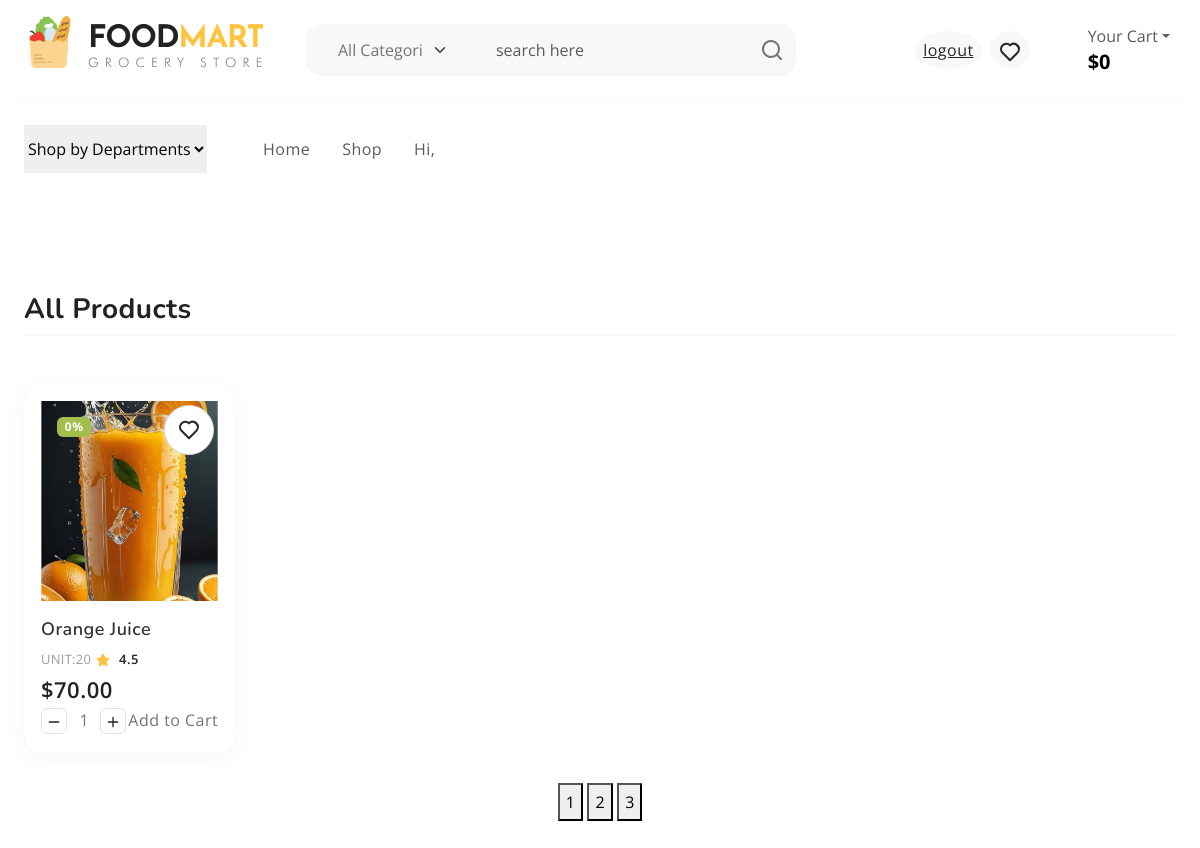
/allproducts/?page=3 (signed in), run on the app's committed database.
### shop/models.py (models this page shows, shortened)
class Product(models.Model):
    name = models.CharField(max_length=255)
    image = models.ImageField(upload_to='products/',default='products/default.jpg')
    CATEGORY = models.ForeignKey(Category, on_delete=models.CASCADE, related_name="products")
    BRAND = models.ForeignKey(Brand, on_delete=models.CASCADE, related_name="products")
    price = models.DecimalField(max_digits=10, decimal_places=2)
    offer_rate = models.PositiveIntegerField(default=0)
    stock = models.PositiveIntegerField(default=0)
    description = models.TextField(blank=True, null=True)
    created_time = models.DateTimeField(auto_now_add=True)

### shop/views.py (the view)
# urls.py: path('allproducts/', views.allproducts, name='allproducts'),
def allproducts(request):
    cart_context = cart(request)
    cart_item = cart_context['cart_item']
    cart_total = cart_context['cart_total']
    products = Product.objects.all().order_by('-created_time')
    category = Category.objects.all()
    cat = request.GET.get("category")
    if cat:
        products = products.filter(CATEGORY_id=cat)
    qry = request.GET.get("q")
    if qry:
        products = Product.objects.filter(Q(name__icontains=qry)|Q(description__icontains=qry)).order_by('-created_time')
    paginator = Paginator(products,5)
    page = request.GET.get("page")
    page_obj = paginator.get_page(page)
    return render(request,'allproducts.html', {'page_obj': page_obj, 'category': category,"cart_item":cart_item,'cart_total':cart_total})

### shop/views.py (called while the page is built)
def cart_id(request):
    cart = request.session.session_key
    if not cart:
        cart = request.session.create()
        cart = request.session.session_key
    return cart

def cart(request):
    cart = cart_id(request)
    cart_item = CartItem.objects.filter(CART__cart_id = cart)
    tamount =0
    for i in cart_item:
        tamount += i.PRODUCT.price*i.quantity
    cart_context= {
        "cart_item":cart_item,
        "cart_total":tamount
    }
    return cart_context

### templates/allproducts.html (shortened to what this page needs)
{% extends 'base.html' %}
{% block content %}
{% load static %}
<section class="py-5">
      <div class="container-fluid">
        <div class="row">
          <div class="col-md-12">
            <div class="bootstrap-tabs product-tabs">
              <div class="tabs-header d-flex justify-content-between border-bottom my-5">
                <h3>All Products</h3>
              </div>
              <div class="tab-content" id="nav-tabContent">
                <div class="tab-pane fade show active" id="nav-all" role="tabpanel" aria-labelledby="nav-all-tab">
                  <div class="product-grid row row-cols-1 row-cols-sm-2 row-cols-md-3 row-cols-lg-4 row-cols-xl-5">
                  {% for product in page_obj %}
                    <div class="col">
                      <div class="product-item">
                        <span class="badge bg-success position-absolute m-3">{{ product.offer_rate }}%</span>
                        <a href="#" class="btn-wishlist"><svg width="24" height="24"><use xlink:href="#heart"></use></svg></a>
                        <figure style="height: 200px;width: 100%;">
                          <a href="{% url 'product_details' product.id %}" title="Product Title">
                            <img src="{{ product.image.url }}"  style="object-fit: cover;height: 200px;width: 100%;" alt="">
                          </a>
                        </figure>
                        <h3>{{ product.name }}</h3>
                        <span class="qty">UNIT:{{ product.stock }}</span><span class="rating"><svg width="24" height="24" class="text-primary"><use xlink:href="#star-solid"></use></svg> 4.5</span>
                        <span class="price">${{ product.price }}</span>
                        <div class="d-flex align-items-center justify-content-between">
                          <div class="input-group product-qty">
                              <span class="input-group-btn">
                                  <button type="button" class="quantity-left-minus btn btn-danger btn-number" data-type="minus">
                                    <svg width="16" height="16"><use xlink:href="#minus"></use></svg>
                                  </button>
                              </span>
                              <input type="text" id="quantity" name="quantity" class="form-control input-number" value="1">
                              <span class="input-group-btn">
                                  <button type="button" class="quantity-right-plus btn btn-success btn-number" data-type="plus">
                                      <svg width="16" height="16"><use xlink:href="#plus"></use></svg>
                                  </button>
                              </span>
                          </div>
                          <a href="#" class="nav-link">Add to Cart <iconify-icon icon="uil:shopping-cart"></a>
                        </div>
                      </div>
                    </div>
                    {% endfor %}
                  </div>
                    <div style="text-align: center;">
                      {% for i in page_obj.paginator.page_range %}
                      <a href="?page={{ i }}"><button>{{ i }}</button></a>
                      {% endfor %}
                    </div>
              </div>
            </div>
          </div>
        </div>
      </div>
    </section>
{% endblock %}

### static/style.css (style rules this page uses)
:root { --header-height : 160px; --header-height-min : 80px; }
:root { --accent-color : #FFC43F; --dark-color : #222222; --light-dark-color : #727272; --light-color : #fff; --grey-color : #dbdbdb; --light-grey-color : #fafafa; --primary-color : #6995B1; --light-primary-color : #eef1f3; }
:root { --body-font : "Open Sans", sans-serif; --heading-font : "Nunito", sans-serif; }
body { --bs-link-color: #333; --bs-link-hover-color:#333; --bs-link-color-rgb: 40,40,40; --bs-link-hover-color-rgb: 0,0,0; --bs-light-rgb: 248, 248, 248; --bs-font-sans-serif: "Open Sans", sans-serif; --bs-body-font-family: var(--bs-font-sans-serif); --bs-body-font-size: 1rem; --bs-body-font-weight: 400; --bs-body-line-height: 2; --bs-body-color: #747474; --bs-primary: #FFC43F; --bs-primary-rgb: 255, 196, 63; --bs-success: #a3be4c; --bs-success-rgb: 163, 190, 76; --bs-primary-bg-subtle: #FFF9EB; --bs-success-bg-subtle: #eef5e5; --bs-border-color: #F7F7F7; --bs-secondary-rgb: 230, 243, 251; --bs-danger-rgb: 249, 235, 231; --bs-warning-rgb: 255, 249, 235; --bs-info-rgb: 230, 243, 250; }
.btn-success { --bs-btn-color: #222; --bs-btn-bg: #EEF5E4; --bs-btn-border-color: #EEF5E4; --bs-btn-hover-color: #222; --bs-btn-hover-bg: #9de3c2; --bs-btn-hover-border-color: #9de3c2; --bs-btn-focus-shadow-rgb: 60,153,110; --bs-btn-active-color: #222; --bs-btn-active-bg: #9de3c2; --bs-btn-active-border-color: #9de3c2; --bs-btn-active-shadow: inset 0 3px 5px rgba(0, 0, 0, 0.125); --bs-btn-disabled-color: #222; --bs-btn-disabled-bg: #EEF5E4; --bs-btn-disabled-border-color: #EEF5E4; }
.btn-danger { --bs-btn-color: #222; --bs-btn-bg: #FFEADA; --bs-btn-border-color: #FFEADA; --bs-btn-hover-color: #222; --bs-btn-hover-bg: #ecc9af; --bs-btn-hover-border-color: #ecc9af; --bs-btn-focus-shadow-rgb: 60,153,110; --bs-btn-active-color: #222; --bs-btn-active-bg: #ecc9af; --bs-btn-active-border-color: #ecc9af; --bs-btn-active-shadow: inset 0 3px 5px rgba(0, 0, 0, 0.125); --bs-btn-disabled-color: #222; --bs-btn-disabled-bg: #FFEADA; --bs-btn-disabled-border-color: #FFEADA; }
body { letter-spacing: 0.03em; }
h1,h2,h3,h4,h5,h6 { font-family: var(--heading-font); color: var(--dark-color); font-weight: 700; }
.container, .container-fluid, .container-lg, .container-md, .container-sm, .container-xl, .container-xxl { --bs-gutter-x: 3rem; }
.container-fluid { max-width: 1600px; }
.product-item { position: relative; padding: 16px; background: #FFFFFF; border: 1px solid #FBFBFB; box-shadow: 0px 5px 22px rgba(0, 0, 0, 0.04); border-radius: 16px; margin-bottom: 30px; transition: box-shadow 0.3s ease-out; }
.product-item h3 { display: block; width: 100%; font-weight: 600; font-size: 18px; line-height: 25px; text-transform: capitalize; color: #333333; margin: 0; }
.product-item figure { background: #F9F9F9; border-radius: 12px; text-align: center; }
.product-item figure img { max-height: 210px; height: auto; }
.product-item .btn-wishlist { position: absolute; top: 20px; right: 20px; width: 50px; height: 50px; border-radius: 50px; display: flex; align-items: center; justify-content: center; background: #fff; border: 1px solid #d8d8d8; transition: all 0.3s ease-out; }
.product-item .qty { font-weight: 400; font-size: 13px; line-height: 18px; letter-spacing: 0.02em; text-transform: uppercase; color: #9D9D9D; }
.product-item .rating { font-weight: 600; font-size: 13px; line-height: 18px; text-transform: capitalize; color: #222222; }
.product-item .price { display: block; width: 100%; font-weight: 600; font-size: 22px; line-height: 30px; text-transform: capitalize; color: #222222; }
.product-item .product-qty { width: 85px; }
.product-item #quantity { height: auto; width: 28px; text-align: center; border: none; margin: 0; padding: 0; }
.product-item .btn-number { width: 26px; height: 26px; line-height: 1; text-align: center; background: #FFFFFF; border: 1px solid #E2E2E2; border-radius: 6px; color: #222; padding: 0; }

### data on the page
Product: offer_rate "0", image (picture), name "Orange Juice", stock "20", price "70.00"

### other printed values
{{ cart_total }} "0"
{{ i }} "1" "2" "3"
